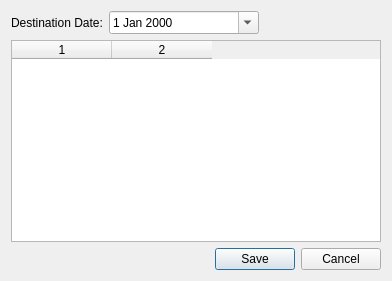
<?xml version="1.0" encoding="UTF-8"?>
<ui version="4.0">
 <class>SaveAs</class>
 <widget class="QDialog" name="SaveAs">
  <property name="geometry">
   <rect>
    <x>0</x>
    <y>0</y>
    <width>392</width>
    <height>281</height>
   </rect>
  </property>
  <property name="windowTitle">
   <string>Dialog</string>
  </property>
  <layout class="QVBoxLayout" name="verticalLayout">
   <item>
    <layout class="QHBoxLayout" name="horizontalLayout_2">
     <item>
      <widget class="QLabel" name="label">
       <property name="text">
        <string>Destination Date:</string>
       </property>
      </widget>
     </item>
     <item>
      <widget class="QDateEdit" name="dtSchedule">
       <property name="minimumSize">
        <size>
         <width>150</width>
         <height>0</height>
        </size>
       </property>
       <property name="calendarPopup">
        <bool>true</bool>
       </property>
      </widget>
     </item>
     <item>
      <spacer name="horizontalSpacer_2">
       <property name="orientation">
        <enum>Qt::Horizontal</enum>
       </property>
       <property name="sizeHint" stdset="0">
        <size>
         <width>40</width>
         <height>20</height>
        </size>
       </property>
      </spacer>
     </item>
    </layout>
   </item>
   <item>
    <widget class="QTableWidget" name="twHours">
     <property name="editTriggers">
      <set>QAbstractItemView::AnyKeyPressed|QAbstractItemView::EditKeyPressed</set>
     </property>
     <property name="columnCount">
      <number>2</number>
     </property>
     <attribute name="horizontalHeaderStretchLastSection">
      <bool>false</bool>
     </attribute>
     <attribute name="verticalHeaderVisible">
      <bool>false</bool>
     </attribute>
     <column/>
     <column/>
    </widget>
   </item>
   <item>
    <layout class="QHBoxLayout" name="horizontalLayout">
     <item>
      <spacer name="horizontalSpacer">
       <property name="orientation">
        <enum>Qt::Horizontal</enum>
       </property>
       <property name="sizeHint" stdset="0">
        <size>
         <width>40</width>
         <height>20</height>
        </size>
       </property>
      </spacer>
     </item>
     <item>
      <widget class="QPushButton" name="btnSave">
       <property name="text">
        <string>Save</string>
       </property>
      </widget>
     </item>
     <item>
      <widget class="QPushButton" name="btnCancel">
       <property name="text">
        <string>Cancel</string>
       </property>
      </widget>
     </item>
    </layout>
   </item>
  </layout>
 </widget>
 <resources/>
 <connections/>
</ui>
